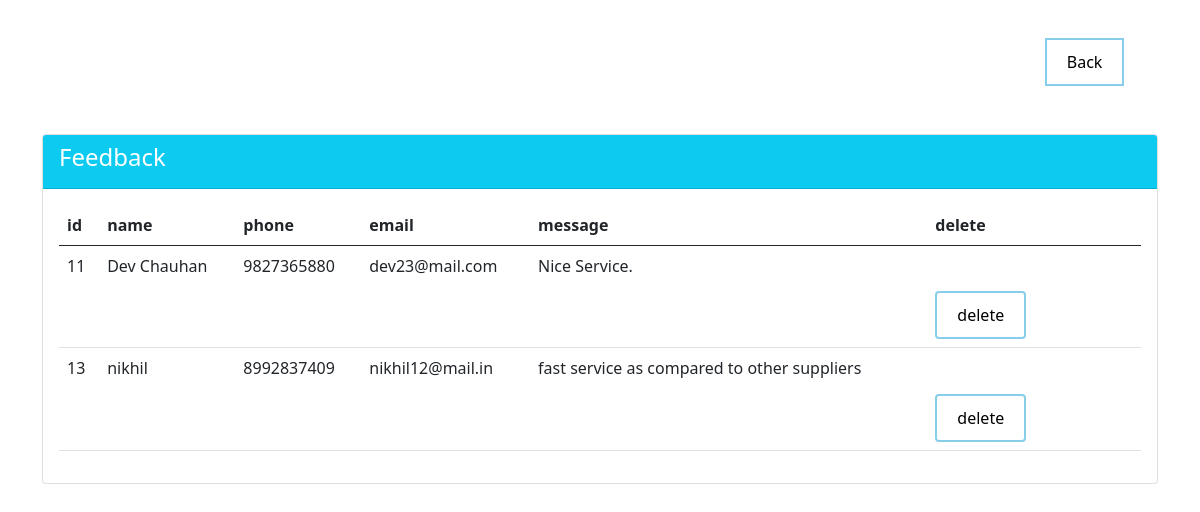
The app's page /admin/feedback.php with its own data.
### tables this page shows
CREATE TABLE IF NOT EXISTS `contactus` (
  `id` int(10) NOT NULL AUTO_INCREMENT,
  `name` varchar(255) NOT NULL,
  `Phone` bigint(255) NOT NULL,
  `email` varchar(255) NOT NULL,
  `message` text NOT NULL,
  PRIMARY KEY (`id`)
);

### admin/feedback.php (the view, shortened to what this page needs)
<!doctype html>
<html lang="en">
  <head>
    <link href="https://cdn.jsdelivr.net/npm/bootstrap@5.0.2/dist/css/bootstrap.min.css" rel="stylesheet">
  </head>
  <body>
  <div class="href" align="right">
<a href="http://localhost/foodfinal/admin/">Back</a>
</div>
    <div class="container mt-5">
        <div class="row">
            <div class="col-md-12">
                <div class="card">
                    <div class="card-header bg-info">
                        <h4 class="text-white">Feedback</h4>
                    </div>
                    <div class="card-body">
                        <?php
                        $conn = mysqli_connect("localhost","root","","food");
                        $query_run = mysqli_query($conn, "SELECT * FROM `contactus`");
                        ?>
                        <table class="table">
                            <thead>
                                <tr>
                                     <th>id</th>
                                    <th>name</th>
                                    <th>phone</th>
                                    <th>email</th>
                                    <th>message</th>
                                    <th>delete</th>
                                </tr>
                            </thead>
                            <tbody>
                                <?php
                                    if(mysqli_num_rows($query_run) > 0)
                                    {
                                        foreach($query_run as $row)
                                        {
                                            ?>
                                                <tr>
                                                <td><?php echo $row['id']; ?></td>
                                                    <td><?php echo $row['name']; ?></td>
                                                    <td><?php echo $row['Phone']; ?></td>
                                                    <td><?php echo $row['email']; ?></td>
                                                    <td><?php echo $row['message']; ?></td>
                                                    <td><a href="feedback.php?delete=<?php echo $row['id']; ?>" class="btn btn-danger" onclick="return confirm('are your sure you want to delete this?');"> <i class="fas fa-trash"></i> delete </a></td>
                                                </tr>
                                            <?php
                                        }
                                    }
                                    else
                                    {
                                        ?>
                                            <tr>
                                                <td>no records</td>
                                            </tr>
                                            <?php
                                    }
                                ?>
                            </tbody>
                        </table>
                    </div>
                </div>
            </div>
        </div>
    </div>
  </body>
</html>

### admin/feedback.php (style rules this page uses)
a:link, a:visited { background-color: white; color: black; border: 2px solid skyblue; padding: 10px 20px; text-align: center; text-decoration: none; display: inline-block; margin-top:1cm; margin-right:2cm; }

### records on screen
contactus: id "11", name "Dev Chauhan", Phone "9827365880", email "dev23@mail.com", message "Nice Service."
contactus: id "13", name "nikhil", Phone "8992837409", email "nikhil12@mail.in", message "fast service as compared to other suppliers"
